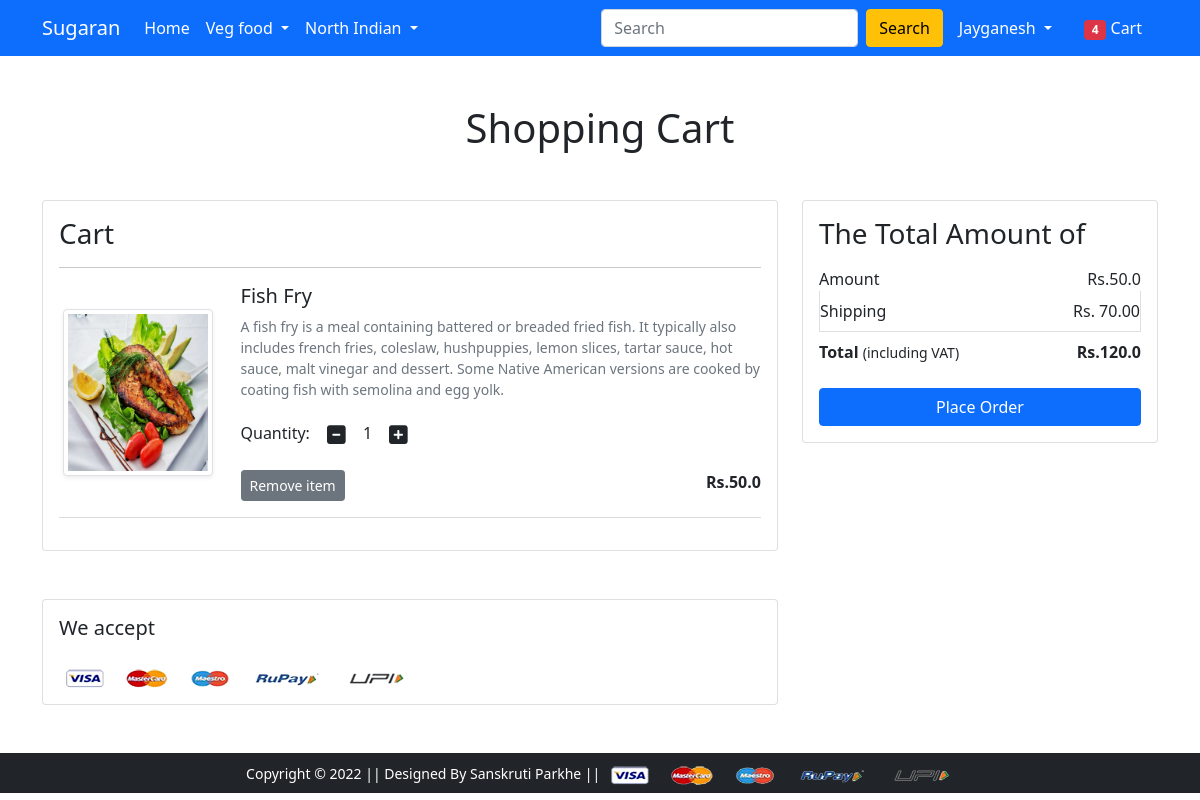
Page /cart/ (signed in) on the committed database.
### app/models.py (models this page shows, shortened)
class Cart(models.Model):
    user = models.ForeignKey(User, on_delete=models.CASCADE)
    product = models.ForeignKey(Product, on_delete = models.CASCADE)
    quantity = models.PositiveIntegerField(default=1)
    def __str__(self):
        return str(self.id)

class Product(models.Model):
    title = models.CharField(max_length=100)
    selling_price = models.FloatField()
    discounted_price = models.FloatField()
    description =models.TextField()
    brand = models.CharField(max_length=100)
    category = models.CharField(choices= CATEGORY_CHOICES,max_length=2)
    product_image= models.ImageField(upload_to='productimg')

### app/views.py (the view)
# urls.py: path('cart/',views.show_cart,name='showcart'),
def show_cart(request):
    if request.user.is_authenticated:
        user = request.user
        cart = Cart.objects.filter(user=user)
        amount = 0.0
        shipping_amount =70.0
        total_amount=0.0
        cart_product =[p for p in Cart.objects.all() if p.user == user]
        print(cart_product)
        if cart_product:
            for p in cart_product:
                tempamount = (p.quantity * p.product.discounted_price)
                amount += tempamount
                totalamount = amount + shipping_amount
            return render(request, 'app/addtocart.html',{'carts':cart,'totalamount':totalamount ,'amount':amount})
        else:
            return render(request,'app/emptycart.html')

### app/templates/app/addtocart.html (shortened to what this page needs)
{% extends 'app/base.html' %}
{% load static %}
{% block main-content %}
<div class="container my-5">
 <div class="row">
  <h1 class="text-center mb-5">Shopping Cart</h1>
  <div class="col-sm-8">
  <div class="card">
   <div class="card-body">
    <h3>Cart</h3>
    {% for cart in carts %}
    <hr>
    <div class="row">
     <div class="col-sm-3 text-center align-self-center"><img src="{{cart.product.product_image.url}}" alt="" srcset="" class="img-fluid img-thumbnail shadow-sm" height="150" width="150"> </div>
     <div class="col-sm-9">
      <div>
       <h5>{{cart.product.title}}</h5>
       <p class="mb-2 text-muted small">{{cart.product.description}}</p>
       <div class="my-3">
        <label for="quantity">Quantity:</label>
        <a class="minus-cart btn" pid="{{cart.product.id}}"><i class="fas fa-minus-square fa-lg"></i></a>
          <span id="quantity">{{cart.quantity}}</span>
        <a class="plus-cart btn" pid="{{cart.product.id}}"><i class="fas fa-plus-square fa-lg"></i></a>
       </div>
       <div class="d-flex justify-content-between">
        <a href="#" class="btn btn-sm btn-secondary mr-3 remove-cart" pid="{{cart.product.id}}">Remove item </a>
        <p class="mb-0"><span><strong>Rs.{{cart.product.discounted_price}} </strong></span></p>
       </div>
      </div>
     </div>
    </div>
{% endfor %}
    <hr class="text-muted">
   </div>
   </div>
  </div>
  <div class="col-sm-4">
   <div class="card">
    <div class="card-body">
      <h3>The Total Amount of</h3>
      <ul class="list-group">
       <li class="list-group-item d-flex justify-content-between align-items-center border-0 px-0 pb-0">Amount<span>Rs.<span id= "amount">{{amount}}</span></span></li>
       <li class="list-group-item d-flex justify-content-between align-items-center px-0">Shipping<span>Rs. 70.00</span></li>
       <li class="list-group-item d-flex justify-content-between align-items-center border-0 px-0 mb-3">
        <div>
           <strong>Total</strong> <small>(including VAT)</small>
         </div>
         <span><strong>Rs.<strong id="totalamount">{{totalamount}}</strong></strong></span>
       </li>
      </ul>
      <div class="d-grid"><a href="{% url 'checkout' %}" class="btn btn-primary">Place Order</a></div>
    </div>
   </div>
  </div>
 </div>
</div>
<div class="container">
 <div class="row">
  <div class="col-sm-8">
   <div class="card">
    <div class="card-body">
      <h5 class="mb-4">We accept</h5>
      <img src="{% static 'app/images/payment.png' %}" alt="" class="img-fluid">
    </div>
  </div>
  </div>
 </div>
</div>
{% endblock main-content %}

### app/templates/app/base.html (shortened to what this page needs)
<!doctype html>
{% load static %}
<html lang="en">
  <head>
    <link href="https://cdn.jsdelivr.net/npm/bootstrap@5.0.0-beta1/dist/css/bootstrap.min.css" rel="stylesheet">
    <link rel="stylesheet" href="{% static 'app/css/owl.carousel.min.css' %}">
    <link rel="stylesheet" href="{% static 'app/css/all.min.css' %}">
    <link rel="stylesheet" href="{% static 'app/css/style.css' %}">
  </head>
  <body>
    <nav class="navbar navbar-expand-lg navbar-dark bg-primary">
     <div class="container">
       <a class="navbar-brand" href="/">Sugaran</a>
       <div class="collapse navbar-collapse" id="navbarSupportedContent">
         <ul class="navbar-nav me-auto mb-2 mb-lg-0">
           <li class="nav-item">
             <a class="nav-link active" aria-current="page" href="/">Home</a>
           </li>
           <li class="nav-item dropdown">
             <a class="nav-link dropdown-toggle text-white" href="#" id="electronicsDropdown" role="button" data-bs-toggle="dropdown" aria-expanded="false">
               Veg food
             </a>
           </li>
           <li class="nav-item dropdown">
             <a class="nav-link dropdown-toggle text-white" href="#" id="fashionDropdown" role="button" data-bs-toggle="dropdown" aria-expanded="false">
               North Indian
             </a>
           </li>
         </ul>
         <form class="d-flex">
           <input class="form-control me-2" type="search" placeholder="Search" aria-label="Search">
           <button class="btn btn-warning" type="submit">Search</button>
         </form>
         <div>
          <ul class="navbar-nav me-auto mb-2 mb-lg-0">
            {% if request.user.is_authenticated %}
           <li class="nav-item dropdown mx-2">
              <a class="nav-link dropdown-toggle text-white" href="#" id="profileDropdown" role="button" data-bs-toggle="dropdown" aria-expanded="false">
                {{request.user.username|capfirst}}
              </a>
            </li>
            <li class="nav-item mx-2">
             <a href="{% url 'showcart' %}" class="nav-link text-white"><span class="badge bg-danger">4</span> Cart </a>
            </li>
            {% endif %}
          </ul>
         </div>
       </div>
     </div>
    </nav>
    {% block main-content %} {% endblock main-content %}
    <footer class="container-fluid bg-dark text-center p-2 mt-5">
        <small class="text-white">Copyright &copy; 2022 || Designed By Sanskruti Parkhe || </small>
        <img src="{% static 'app/images/payment.png' %}" alt="" srcset="" class="img-fluid" height="2px">
    </footer>
  </body>
</html>

### rows in the picture
Cart: product.product_image (picture), product "Fish Fry", product.description "A fish fry is a meal containing battered or breaded fried fish. It typically also includes french fries, coleslaw, hushpuppies, lemon slices, tartar sauce, hot sauce, malt vinegar and dessert. Some Native American versions are cooked by coating fish with semolina and egg yolk.", quantity "1", product.discounted_price "50.0"

### other values in the picture
{{ request.user.username|capfirst }} "Jayganesh"
{{ amount }} "50.0"
{{ totalamount }} "120.0"
